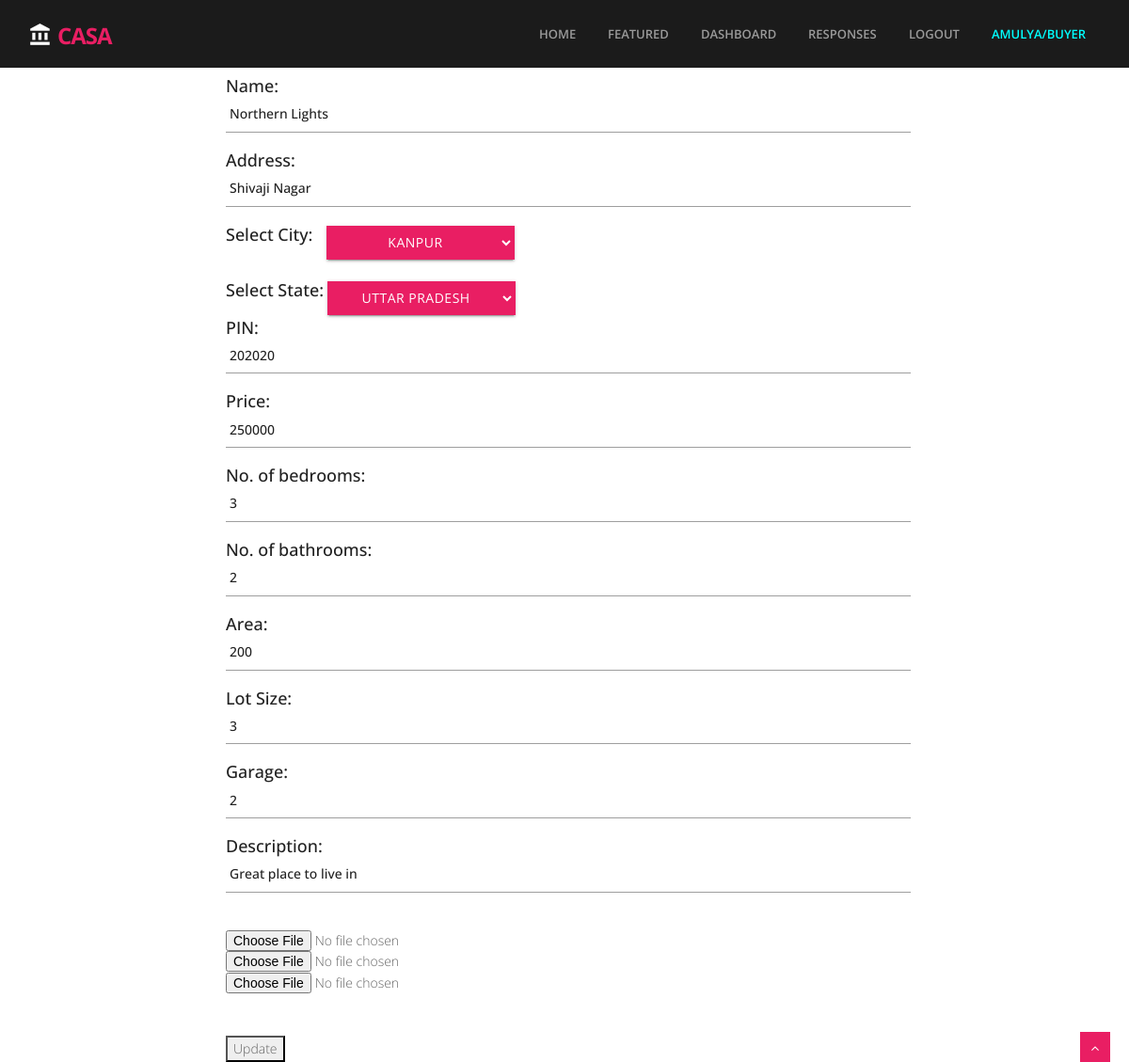
The page /property/update/7 (signed in) on the database as committed earlier.
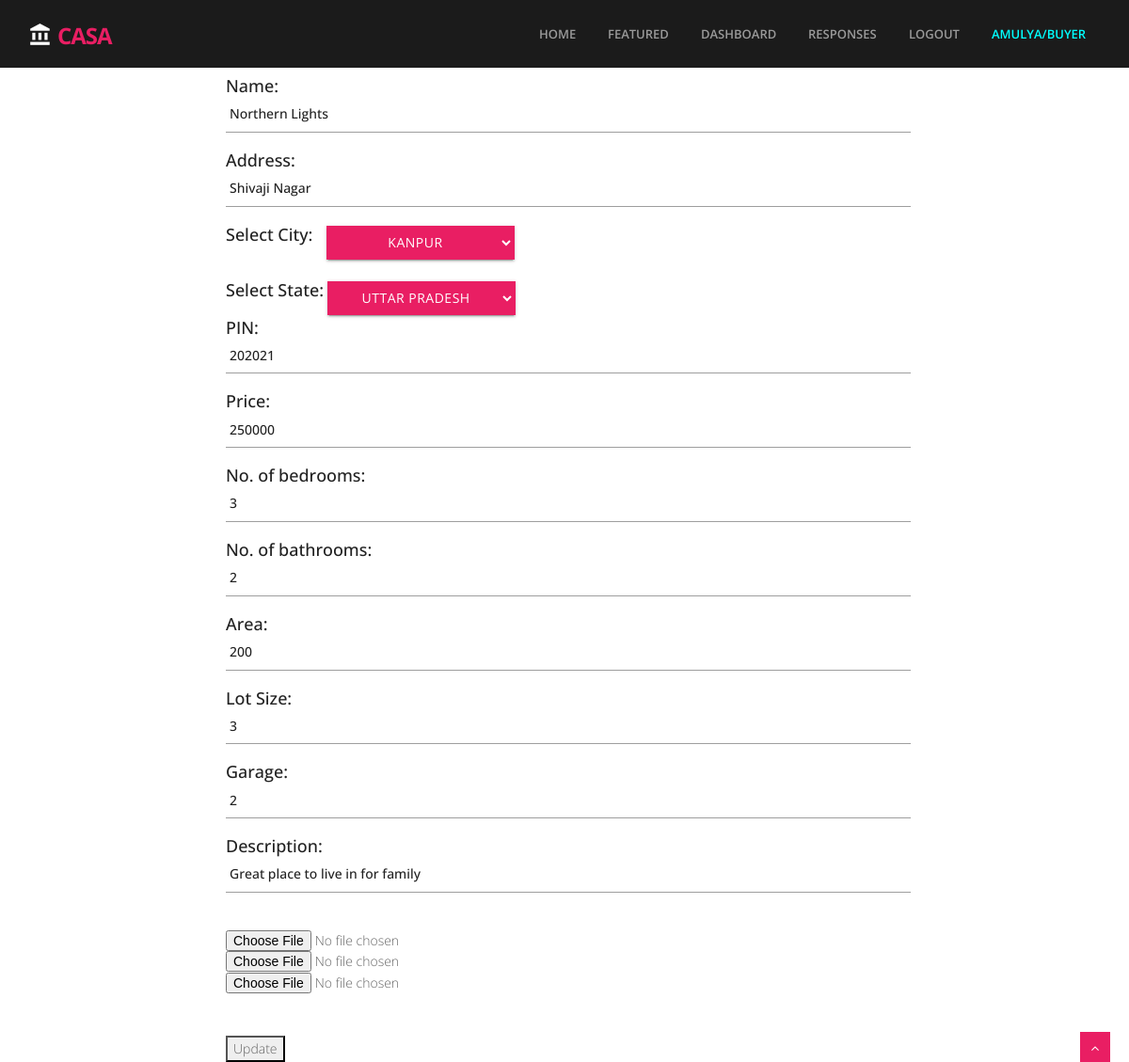
The same page on the database as committed later.
### propertyapp/models.py (models this page shows)
class Property(models.Model):
    property_poster = models.ForeignKey(User, related_name='propertyposter', on_delete=models.CASCADE)
    property_title = models.CharField(max_length=20)
    property_address = models.CharField(max_length=20)
    property_city = models.CharField(max_length=20, choices=PROPERTY_CITY_CHOICES)
    property_states = models.CharField(max_length=20, choices=PROPERTY_STATE_CHOICES)
    property_pin = models.IntegerField(blank=False)
    property_price = models.IntegerField(blank=False)
    property_bedroom = models.IntegerField(blank=False)
    property_bathroom = models.IntegerField(blank=False)
    property_sq_feet = models.IntegerField(blank=False)
    property_lot_size = models.IntegerField(default=0)
    property_garage = models.IntegerField(default=0)
    property_listing_date = models.DateField(auto_now_add=True, editable=False)
    property_description = models.CharField(max_length=200)

### propertyapp/views.py (the view, shortened to what this page needs)
# urls.py: path('update/<int:pk>', UpdateProperty.as_view(), name='updateproperty')
class UpdateProperty(UpdateView):
    model = Property
    form_class = NewPropertyForm
    template_name = 'property_form.html'
    def get(self, request, *args, **kwargs):
        if self.request.session.get('logged_in', False):
            current_property = Property.objects.get(pk=self.get_object().id)
            current_user = User.objects.get(username=self.request.session.get('current_user'))
            if current_property.property_poster == current_user:
                return super().get(request, *args, **kwargs)
            else:
                logout(self.request)
                messages.add_message(self.request, messages.INFO, "Please login as seller to update/delete a property")
                return redirect('loginapp:check_login')
        else:
            messages.add_message(self.request, messages.INFO,
                                 "Not Logged In, Please login as seller to update/delete a property")
            return redirect('loginapp:check_login')
    def get_context_data(self,*args, **kwargs):
        current_property = Property.objects.get(pk=self.get_object().id)
        context = super(UpdateProperty, self).get_context_data(**kwargs)
        context['cities'] = ['Kanpur','New Delhi','Ghaziabad','Chandigarh']
        context['states'] = ['Uttar Pradesh', 'Delhi', 'Karnataka', 'Punjab']
        context['property_images'] = PropertyImages.objects.filter(property_name=current_property)
        return context

### propertyapp/forms.py (shortened to what this page needs)
class NewPropertyForm(ModelForm):
    class Meta:
        model = Property
        fields = [
            'property_title',
            'property_address',
            'property_pin',
            'property_price',
            'property_bedroom',
            'property_bathroom',
            'property_sq_feet',
            'property_lot_size',
            'property_garage',
            'property_description',
        ]

### propertyapp/templates/property_form.html (shortened to what this page needs)
<!DOCTYPE html>
{% include 'header_template.html' %}
{% load widget_tweaks %}
<html lang="en">
<head>
</head>
<body>
<form method="POST" enctype="multipart/form-data" style="margin-left:20%;margin-right:20%">
    <h4>
        Name: {% render_field form.property_title %}
    Address: {% render_field form.property_address %}
        Select City: <select name="select_city" style="width:200px;float:left;position:absolute;margin-left:15px" class="btn btn-secondary dropdown-toggle">
                {% for city in cities %}
                    <option value="{{city}}">{{city}}</option>
                {%endfor %}
        </select><br><br><br>
        Select State: <select name="select_state" style="width:200px;float:left;position:absolute;margin-left:4px" class="btn btn-secondary dropdown-toggle">
            {% for state in states %}
                    <option value="{{state}}">{{state}}</option>
            {% endfor %}
        </select><br><br>
    PIN: {% render_field form.property_pin %}
    Price: {% render_field form.property_price %}
    No. of bedrooms: {% render_field form.property_bedroom %}
    No. of bathrooms: {% render_field form.property_bathroom %}
    Area: {% render_field form.property_sq_feet %}
    Lot Size: {% render_field form.property_lot_size %}
        Garage: {% render_field form.property_garage %}
        Description: {% render_field form.property_description %}</h4>
{% for image in property_images %}
    <input type="file" name="images">
{% endfor %}
    <br>
    <br>
    <input type="submit" value="Update">
</form>
</body>
</html>

Rows that differ between the two databases and show on the page:
changed Property "Northern Lights": property_pin "202020" → "202021"; property_description "Great place to live in" → "Great place to live in for family"
